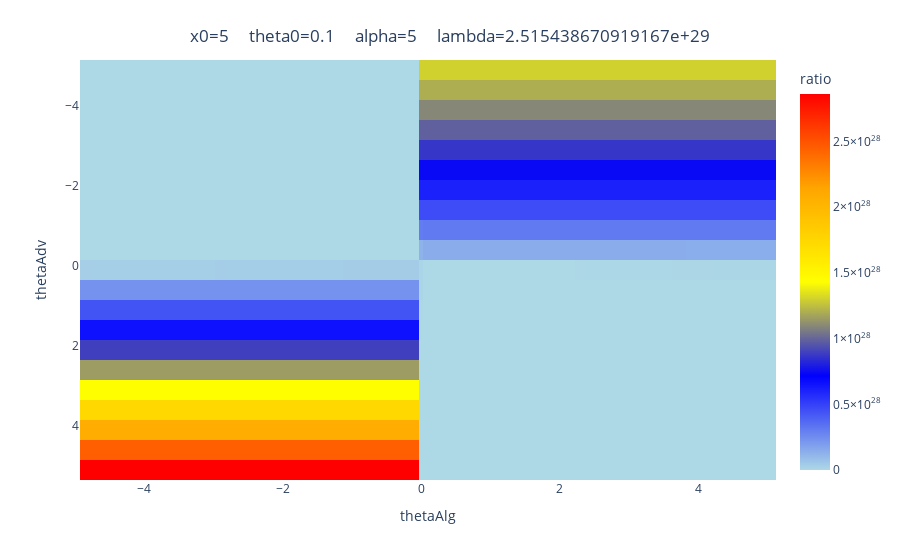
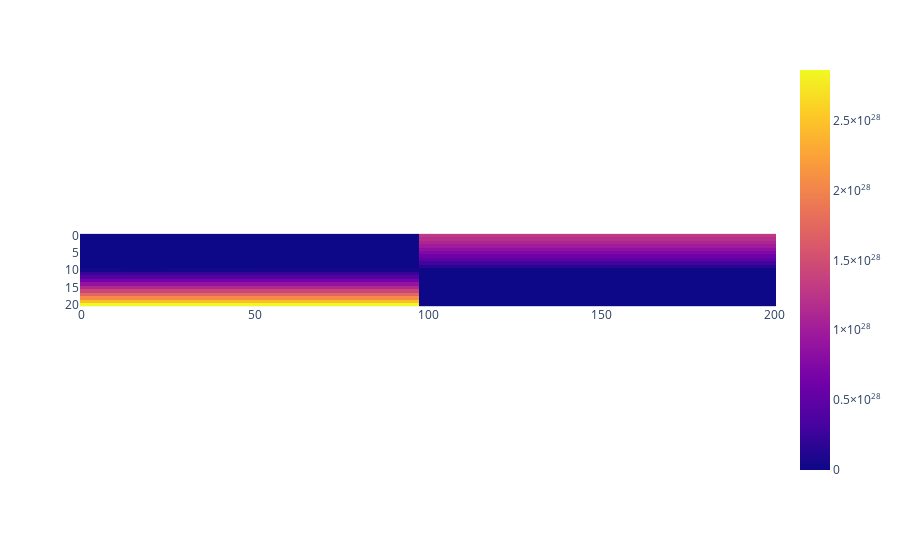

Notebook code cell kept with these figures, in order:
### Code cell
im = ratio_matrix
im_x = theta_algs
im_y = theta_advs

fig = px.imshow(im,
                labels=dict(x='thetaAlg', y='thetaAdv', color='ratio'),
                x=im_x,
                y=im_y,
                color_continuous_scale=["lightblue", "blue", "yellow", "orange", "red"],
                aspect='auto',
                text_auto=True,
                )

fig.update_layout(
    title={
        'text': f'x0={x0}     theta0={theta0}     alpha={alpha}     lambda={L}', 
        'x': 0.5, 
        'xanchor': 'center', 
        'yanchor': 'top'
        }
)

fig.show()

### Figure 1 — Plotly figure (JSON) as saved in the notebook; plotly's stock layout.template omitted (floating-point values rounded to 4 significant figures; data arrays with more than 128 entries replaced by an {"elided": "..."} marker saying what was removed)
{"data": [{"coloraxis": "coloraxis", "hovertemplate": "thetaAlg: %{x}<br>thetaAdv: %{y}<br>ratio: %{z}<extra></extra>", "name": "0", "texttemplate": "%{z}", "type": "heatmap", "x": {"elided": "201 float values"}, "xaxis": "x", "y": [-4.9, -4.4, -3.9, -3.4, -2.9, -2.4, -1.9, -1.4, -0.9, -0.4, 0.1, 0.6, 1.1, 1.6, 2.1, 2.6, 3.1, 3.6, 4.1, 4.6, 5.1], "yaxis": "y", "z": {"elided": "21x201 float values"}}], "layout": {"coloraxis": {"colorbar": {"title": {"text": "ratio"}}, "colorscale": [[0, "lightblue"], [0.25, "blue"], [0.5, "yellow"], [0.75, "orange"], [1, "red"]]}, "margin": {"t": 60}, "title": {"text": "x0=5     theta0=0.1     alpha=5     lambda=2.515438670919167e+29", "x": 0.5, "xanchor": "center", "yanchor": "top"}, "xaxis": {"anchor": "y", "domain": [0, 1], "title": {"text": "thetaAlg"}}, "yaxis": {"anchor": "x", "autorange": "reversed", "domain": [0, 1], "title": {"text": "thetaAdv"}}}}

### Figure 2 — Plotly figure (JSON) as saved in the notebook; plotly's stock layout.template omitted (floating-point values rounded to 4 significant figures; data arrays with more than 128 entries replaced by an {"elided": "..."} marker saying what was removed)
{"data": [{"coloraxis": "coloraxis", "hovertemplate": "x: %{x}<br>y: %{y}<br>color: %{z}<extra></extra>", "name": "0", "type": "heatmap", "xaxis": "x", "yaxis": "y", "z": {"elided": "21x201 float values"}}], "layout": {"coloraxis": {"colorscale": [[0, "#0d0887"], [0.1111, "#46039f"], [0.2222, "#7201a8"], [0.3333, "#9c179e"], [0.4444, "#bd3786"], [0.5556, "#d8576b"], [0.6667, "#ed7953"], [0.7778, "#fb9f3a"], [0.8889, "#fdca26"], [1, "#f0f921"]]}, "margin": {"t": 60}, "xaxis": {"anchor": "y", "constrain": "domain", "domain": [0, 1], "scaleanchor": "y"}, "yaxis": {"anchor": "x", "autorange": "reversed", "constrain": "domain", "domain": [0, 1]}}}
